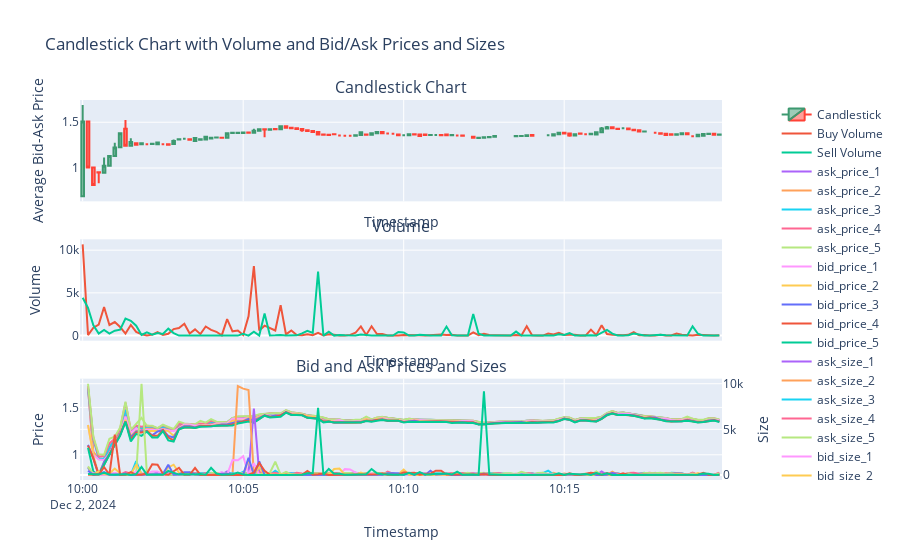

The notebook cell this image was saved under:
### Code cell
import plotly.graph_objects as go
from plotly.subplots import make_subplots

# Create subplots with shared x-axis
fig = make_subplots(rows=3, cols=1, shared_xaxes=True, 
                    vertical_spacing=0.1, 
                    subplot_titles=('Candlestick Chart', 'Volume', 'Bid and Ask Prices and Sizes'),
                    specs=[[{"secondary_y": False}], [{"secondary_y": False}], [{"secondary_y": True}]])

# Add candlestick chart to the first subplot
fig.add_trace(go.Candlestick(
    x=candlestick_df.index,
    open=candlestick_df['avg_bid_ask_price_open'],
    high=candlestick_df['avg_bid_ask_price_high'],
    low=candlestick_df['avg_bid_ask_price_low'],
    close=candlestick_df['avg_bid_ask_price_close'],
    name='Candlestick'
), row=1, col=1)

# Add buy_volume line to the second subplot
fig.add_trace(go.Scatter(
    x=df_match_agg['timestamp'],
    y=df_match_agg['buy_volume'],
    mode='lines',
    name='Buy Volume'
), row=2, col=1)

# Add sell_volume line to the second subplot
fig.add_trace(go.Scatter(
    x=df_match_agg['timestamp'],
    y=df_match_agg['sell_volume'],
    mode='lines',
    name='Sell Volume'
), row=2, col=1)

# Add traces for the specified bid and ask prices and sizes to the third subplot
price_columns_to_plot = [
    'ask_price_1', 'ask_price_2', 'ask_price_3', 'ask_price_4', 'ask_price_5',
    'bid_price_1', 'bid_price_2', 'bid_price_3', 'bid_price_4', 'bid_price_5'
]

size_columns_to_plot = [
    'ask_size_1', 'ask_size_2', 'ask_size_3', 'ask_size_4', 'ask_size_5',
    'bid_size_1', 'bid_size_2', 'bid_size_3', 'bid_size_4', 'bid_size_5'
]

# Add bid and ask prices to the primary y-axis
for column in price_columns_to_plot:
    fig.add_trace(go.Scatter(
        x=df_merge['timestamp'],
        y=df_merge[column],
        mode='lines',
        name=column
    ), row=3, col=1, secondary_y=False)

# Add bid and ask sizes to the secondary y-axis
for column in size_columns_to_plot:
    fig.add_trace(go.Scatter(
        x=df_merge['timestamp'],
        y=df_merge[column],
        mode='lines',
        name=column
    ), row=3, col=1, secondary_y=True)

# Update layout for better visualization
fig.update_layout(
    title='Candlestick Chart with Volume and Bid/Ask Prices and Sizes',
    xaxis_title='Timestamp',
    yaxis_title='Average Bid-Ask Price',
    xaxis2_title='Timestamp',
    yaxis2_title='Volume',
    xaxis3_title='Timestamp',
    yaxis3_title='Price',
    yaxis4_title='Size',
    xaxis_rangeslider_visible=False,
    hovermode='x unified'  # Enable cursor lines indicating x and y axis
)

# Display the chart
fig.show()
